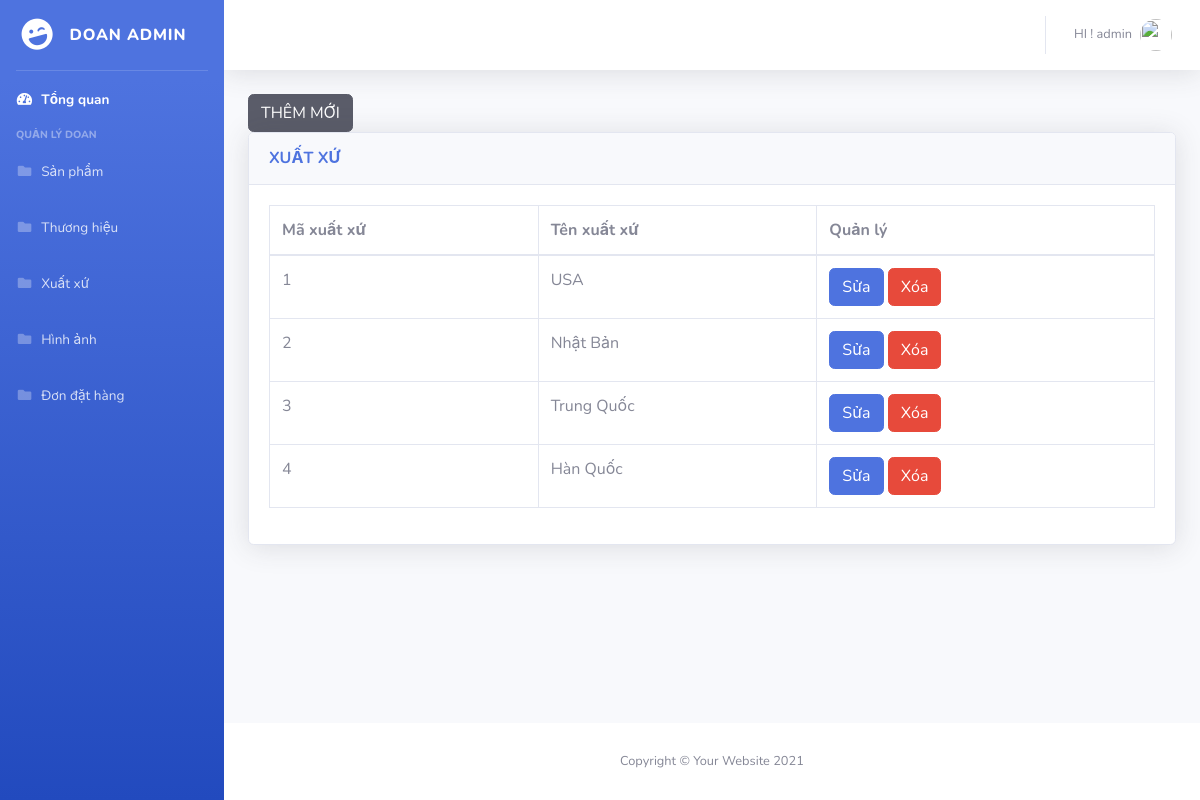
The page /doan/backend/xuatxu/index.php (signed in) on the database its author committed.
### tables this page shows
CREATE TABLE `xuatxu` (
  `xx_id` int(11) NOT NULL,
  `xx_ten` varchar(255) NOT NULL
);

### doan/backend/xuatxu/index.php (the view, shortened to what this page needs)
<?php
include_once __DIR__.'/../../dbconnect.php';
$sql = "SELECT * FROM `xuatxu`";
$result = mysqli_query($conn, $sql);
$data = [];
while ($row = mysqli_fetch_array($result, MYSQLI_ASSOC)) {
    $data[] = array(
        'xx_id' => $row['xx_id'],
        'xx_ten' => $row['xx_ten']
    );
}
?>
<!DOCTYPE html>
<html lang="en">
<head>
<?php include_once __DIR__.'/../layouts/style.php';?>
</head>
<body id="page-top">
<div id="wrapper">
    <?php include_once __DIR__.'/../layouts/partials/sidebar.php';?>
    <div id="content-wrapper" class="d-flex flex-column">
        <div id="content">
            <?php include_once __DIR__.'/../layouts/partials/header.php';?>
            <div class="container-fluid">
                <a href="create.php"><button type="button" class="btn btn-dark">THÊM MỚI</button></a>
                <div class="card shadow mb-4">
                    <div class="card-header py-3">
                        <h6 class="m-0 font-weight-bold text-primary">XUẤT XỨ</h6>
                    </div>
                    <div class="card-body">
                        <div class="table-responsive">
                            <table class="table table-bordered" id="dataTable" width="100%" cellspacing="0">
                                <thead>
                                    <tr>
                                        <th>Mã xuất xứ</th>
                                        <th>Tên xuất xứ</th>
                                        <th>Quản lý</th>
                                    </tr>
                                </thead>
                                <tbody>
                                    <?php foreach($data as $xx): ?>
                                    <tr>
                                        <td><?= $xx['xx_id']; ?></td>
                                        <td><?= $xx['xx_ten']; ?></td>
                                        <td>
                                            <a href="edit.php?id=<?=$xx['xx_id']; ?>"><button type="button" class="btn btn-primary">Sửa</button></a>
                                            <a onclick="return confirm('Bạn có chắc là muốn xóa xuất xứ này không ?')" href="delete.php?id=<?=$xx['xx_id']; ?>"><button type="button" class="btn btn-danger">Xóa</button></a>
                                        </td>
                                    </tr>
                                    <?php endforeach; ?>
                                </tbody>
                            </table>
                        </div>
                    </div>
                </div>
            </div>
        </div>
        <?php include_once __DIR__.'/../layouts/partials/footer.php';?>
    </div>
</div>
</body>
</html>

### rows shown on the page
xuatxu: xx_id "1", xx_ten "USA"
xuatxu: xx_id "2", xx_ten "Nhật Bản"
xuatxu: xx_id "3", xx_ten "Trung Quốc"
xuatxu: xx_id "4", xx_ten "Hàn Quốc"

### other values the page prints
$_SESSION['kh_tendangnhap_logged'] "admin"
